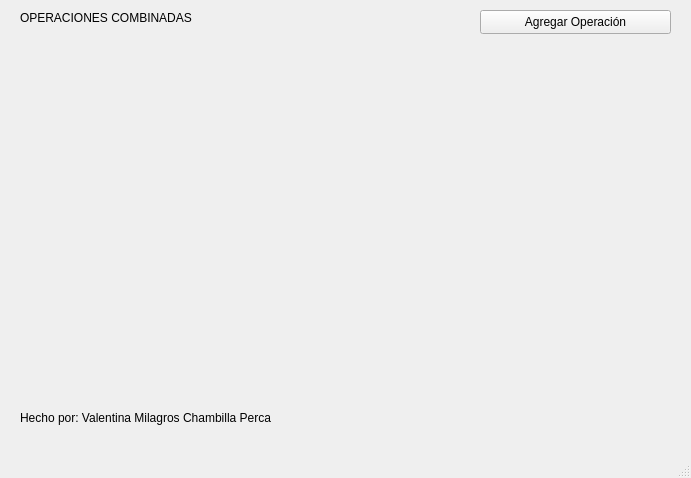
<?xml version="1.0" encoding="UTF-8"?>
<ui version="4.0">
 <class>MainWindow</class>
 <widget class="QMainWindow" name="MainWindow">
  <property name="geometry">
   <rect>
    <x>0</x>
    <y>0</y>
    <width>691</width>
    <height>478</height>
   </rect>
  </property>
  <property name="windowTitle">
   <string>MainWindow</string>
  </property>
  <widget class="QWidget" name="centralwidget">
   <widget class="QPushButton" name="addTaskButton">
    <property name="geometry">
     <rect>
      <x>480</x>
      <y>10</y>
      <width>191</width>
      <height>24</height>
     </rect>
    </property>
    <property name="text">
     <string>Agregar Operación</string>
    </property>
   </widget>
   <widget class="QWidget" name="verticalLayoutWidget">
    <property name="geometry">
     <rect>
      <x>20</x>
      <y>50</y>
      <width>651</width>
      <height>351</height>
     </rect>
    </property>
    <layout class="QVBoxLayout" name="tasksLayout"/>
   </widget>
   <widget class="QLabel" name="statusLabel">
    <property name="geometry">
     <rect>
      <x>20</x>
      <y>10</y>
      <width>281</width>
      <height>16</height>
     </rect>
    </property>
    <property name="text">
     <string>OPERACIONES COMBINADAS</string>
    </property>
   </widget>
   <widget class="QLabel" name="label">
    <property name="geometry">
     <rect>
      <x>20</x>
      <y>410</y>
      <width>651</width>
      <height>16</height>
     </rect>
    </property>
    <property name="text">
     <string>Hecho por: Valentina Milagros Chambilla Perca</string>
    </property>
   </widget>
  </widget>
  <widget class="QMenuBar" name="menubar">
   <property name="geometry">
    <rect>
     <x>0</x>
     <y>0</y>
     <width>691</width>
     <height>21</height>
    </rect>
   </property>
  </widget>
  <widget class="QStatusBar" name="statusbar"/>
 </widget>
 <resources/>
 <connections/>
</ui>
